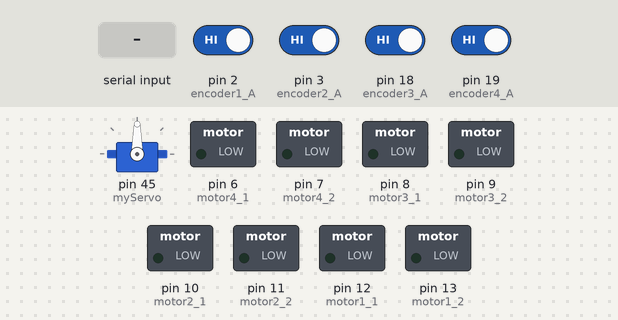
Bench run of a sketch on a simulated Arduino Mega 2560, built with avr-gcc and run on an emulated ATmega2560. On the bench: servo, switched loads named in the sketch (green lamp = pin HIGH). The test bench sets the inputs (shaded band); at power-on: pin 2 (encoder1_A), pin 3 (encoder2_A), pin 18 (encoder3_A), pin 19 (encoder4_A) HIGH. What the sketch prints to the serial monitor is not drawn.

Above: at 0.05 s.
At 1.2 s:
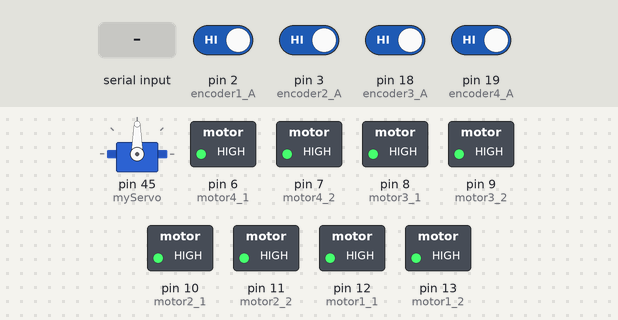
1.3 s: "-" received over Serial
Timing chart, 0 to 4.3 s (numbered marks = the images above; inputs shaded):
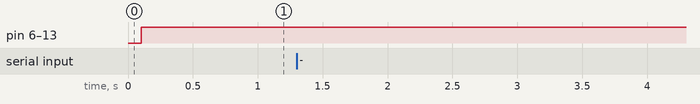

The sketch:

Arduino-control.ino
```cpp
#include <Servo.h>
Servo myServo;

#define motor1_1 12
#define motor1_2 13
#define encoder1_A 2
#define encoder1_B 4

#define motor2_1 10
#define motor2_2 11
#define encoder2_A 3
#define encoder2_B 5

#define motor3_1 8
#define motor3_2 9
#define encoder3_A 18
#define encoder3_B 22

#define motor4_1 6
#define motor4_2 7
#define encoder4_A 19
#define encoder4_B 23

// for encoder
long count1 = 0; // this motor is connected to pin 13 which blinks whenever you connect serial
long count2 = 0;
long count3 = 0;
long count4 = 0;

const int resolution = 960; // considering we take phase A rising edge as interrupt (resolution multiplier 1)

// for looping
const int DELTA_T = 100; //milliseconds
unsigned long current_time = 0l;
unsigned long previous_time = 0l;

// for serial
String temp = "";
char current;
int temp_values[2] = {0,0};
int index = 0;
bool endline_reached = false;

int motor_combinations[11][4] = {
  { 1,  1,  1,  1},
  {-1, -1, -1, -1},
  {-1,  1, -1,  1},
  { 1, -1,  1, -1},
  {-1,  1,  1, -1},
  { 1, -1, -1,  1},
  { 0,  1,  0,  1},
  { 1,  0,  1,  0},
  {-1,  0, -1,  0},
  { 0, -1,  0, -1},
  { 0,  0,  0, 0}
};

void setup() {
  Serial.begin(115200);

  pinMode(motor1_1, OUTPUT);
  pinMode(motor1_2, OUTPUT);
  pinMode(encoder1_A, INPUT);
  pinMode(encoder1_B, INPUT);
  attachInterrupt(digitalPinToInterrupt(encoder1_A), motor1, RISING);

  pinMode(motor2_1, OUTPUT);
  pinMode(motor2_2, OUTPUT);
  pinMode(encoder2_A,  INPUT);
  pinMode(encoder2_B,  INPUT);
  attachInterrupt(digitalPinToInterrupt(encoder2_A), motor2, RISING);

  pinMode(motor3_1, OUTPUT);
  pinMode(motor3_2, OUTPUT);
  pinMode(encoder3_A,  INPUT);
  pinMode(encoder3_B,  INPUT);
  attachInterrupt(digitalPinToInterrupt(encoder3_A), motor3, RISING);

  pinMode(motor4_1, OUTPUT);
  pinMode(motor4_2, OUTPUT);
  pinMode(encoder4_A,  INPUT);
  pinMode(encoder4_B,  INPUT);
  attachInterrupt(digitalPinToInterrupt(encoder4_A), motor4, RISING);
  myServo.attach(45);
}

void loop() {
  current_time = millis();

  reset_m1();

  if((current_time - previous_time) > DELTA_T){
    if (Serial.available()) {
      read_line();
      if(endline_reached){
        endline_reached = false;
      }
      else{
        // Serial.println(count1);
        print_encoder_data();
      }
    } else {
      move(10, 0); // fefervedvervsdrbhtyfcjy
    }
    previous_time = current_time;
  }
}

void set_Speed(byte motor, int speed){ // because both numbers are between 0 and 255
  switch (motor) {
    case 1:
      set_Speed_1(speed);
      break;
    case 2:
      set_Speed_2(speed);
      break;
    case 3:
      set_Speed_3(speed);
      break;
    case 4:
      set_Speed_4(speed);
      break;
  }
}

void set_Speed_1(int speed){
  if(speed == 0){
    analogWrite(motor1_1, 255); //brakes
    analogWrite(motor1_2, 255);
  } else if (speed < 0){
    analogWrite(motor1_1, 0);
    analogWrite(motor1_2, -speed);
  } else{
    analogWrite(motor1_1, speed);
    analogWrite(motor1_2, 0);
  }
}

void set_Speed_2(int speed){
  if(speed == 0){
    analogWrite(motor2_1, 255); //brakes
    analogWrite(motor2_2, 255);
  } else if (speed < 0){
    analogWrite(motor2_1, 0);
    analogWrite(motor2_2, -speed);
  } else{
    analogWrite(motor2_1, speed);
    analogWrite(motor2_2, 0);
  }
}

void set_Speed_3(int speed){
  if(speed == 0){
    analogWrite(motor3_1, 255); //brakes
    analogWrite(motor3_2, 255);
  } else if (speed < 0){
    analogWrite(motor3_1, 0);
    analogWrite(motor3_2, -speed);
  } else{
    analogWrite(motor3_1, speed);
    analogWrite(motor3_2, 0);
  }
}

void set_Speed_4(int speed){
  if(speed == 0){
    analogWrite(motor4_1, 255); //brakes
    analogWrite(motor4_2, 255);
  } else if (speed < 0){
    analogWrite(motor4_1, 0);
    analogWrite(motor4_2, -speed);
  } else{
    analogWrite(motor4_1, speed);
    analogWrite(motor4_2, 0);
  }
}

void motor1(){
  if(digitalRead(encoder1_B)){ count1--; }
  else{ count1++; }
}

void motor2(){ // this is flipped because it is reversed as a signal
  if(digitalRead(encoder2_B)){ count2++; }
  else{ count2--; }
}

void motor3(){ // this is flipped because it is reversed as a signal
  if(digitalRead(encoder3_B)){ count3++; }
  else{ count3--; }
}

void motor4(){
  if(digitalRead(encoder4_B)){ count4--; }
  else{ count4++; }
}
void read_line(){
  while(Serial.available()){
    current = Serial.read();

    if(isDigit(current) || current == '-'){
      temp += current;  // Append character directly to temp
    }
    else if(current == ','){
      temp_values[index] = temp.toInt();
      index++;
      temp = "";
    }
    else if (current == ';'){
      endline_reached = true;
      temp_values[index] = temp.toInt();  // Store last value before ';'

      // Check for the specific format '-1, x, -1;'
      if (index == 2 && temp_values[0] == -1 && temp_values[2] == -1) {
        int x = temp_values[1];
        Serial.print("Extracted x: ");
        Serial.println(x);
        myServo.write(x);   // Set servo to 90 degrees
        delay(10); // Process or use x as needed
      } else {
        // Your existing condition or actions
        if(((temp_values[0] + temp_values[1]) == temp.toInt())){
          move(temp_values[0], temp_values[1]);
        }
        print_encoder_data();
      }

      temp = "";
      index = 0;
    }
  }
}


void move(byte dir, int speed){
  set_Speed(1, (speed*motor_combinations[dir][0]));
  set_Speed(2, (speed*motor_combinations[dir][1]));
  set_Speed(3, (speed*motor_combinations[dir][2]));
  set_Speed(4, (-speed*motor_combinations[dir][3]));
}

void print_encoder_data(){
    Serial.print("m1:");
    Serial.print(count1);
    Serial.print(",\t");
    Serial.print("m2:");
    Serial.print(count2);
    Serial.print(",\t");
    Serial.print("m3:");
    Serial.print(count3);
    Serial.print(",\t");
    Serial.print("m4:");
    Serial.print(count4);
    Serial.println();
}

void reset_m1(){
  if(!count2 && !count3 && !count4 && (count1!=0)) {count1 = 0;}
}
```

Measured:
- after the input at 1.3 s, every drawn part: stays the same
